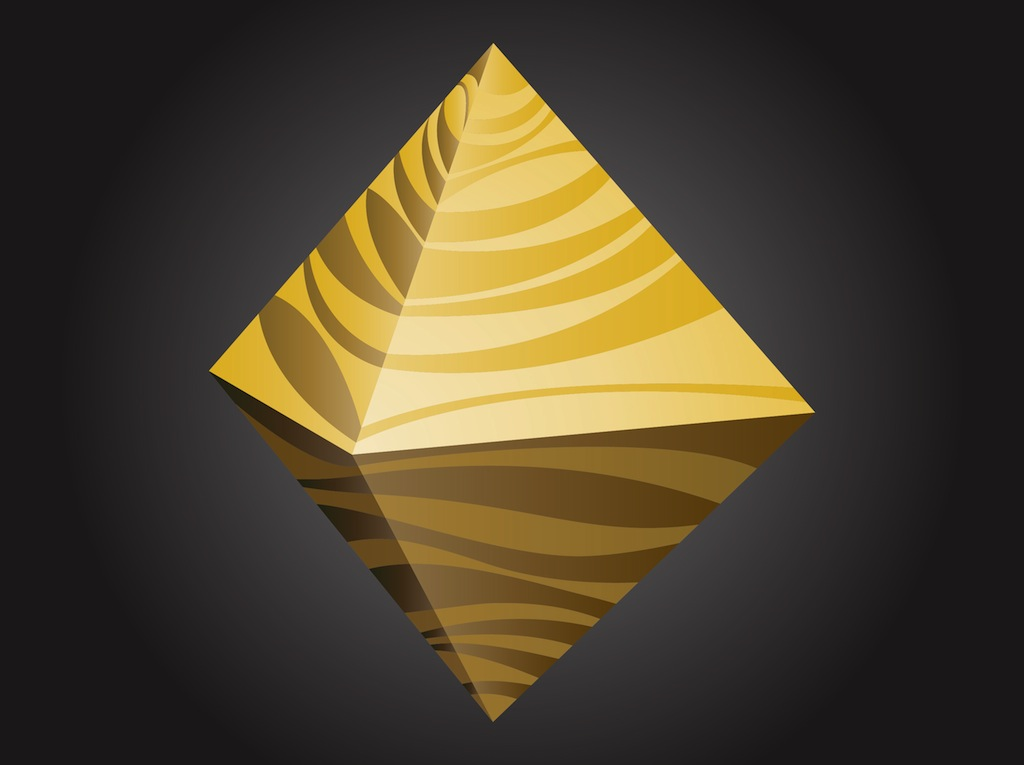
#> input picture recognition/pyramidGold.jpg, 1024 x 765 px
$ python -i imageChange.py   (imports and definitions only)
#> lines starting #> are read from the running program, lines starting #| are printed output that depends on the picture; after the words box and inside, x2 and y2 are one past the last pixel; in counts of white or black regions, pixels touching at a corner belong together
#> further down, picture is the input picture: shape (765, 1024, 3); mean B, G, R 45.3, 65, 74.9
import cv2
import numpy as np


# [72 lines left out: functions rotate_image, take_background, merge_images, not called in this run]


def rotate_image_angle(image):
    rotated_image = cv2.flip(image, flipCode=0)
    return rotated_image

def rotate_to_vertical(image):

    # Detect the text angle using the Hough Line Transform
    gray = cv2.cvtColor(image, cv2.COLOR_BGR2GRAY)
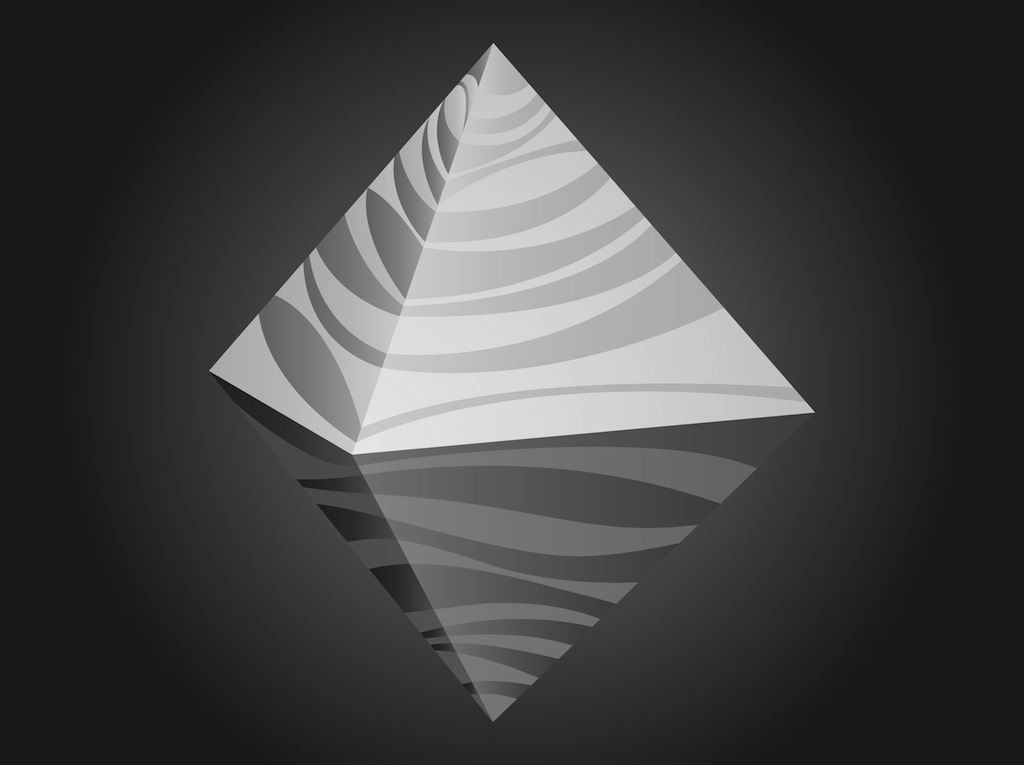
#> gray: shape (765, 1024); min 3, max 237, mean 65.9
    edges = cv2.Canny(gray, 50, 150, apertureSize=3)
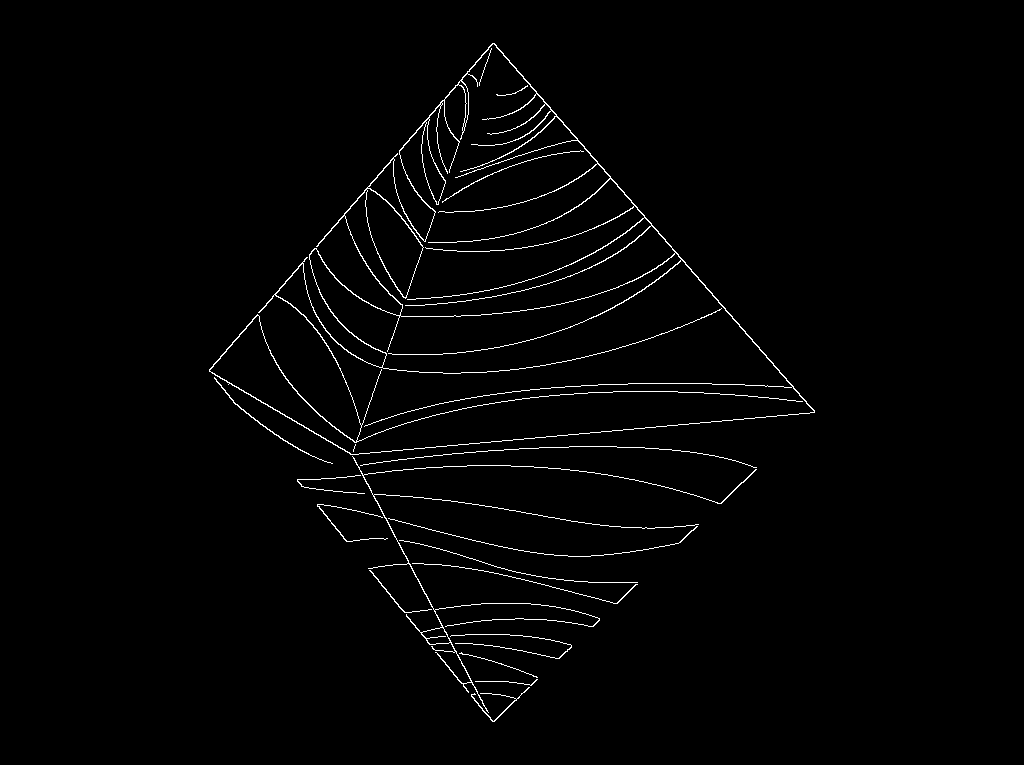
#> edges: shape (765, 1024); 1.5% white in thin lines or dots, all inside (x1, y1, x2, y2) = (209, 43, 815, 722)
    lines = cv2.HoughLines(edges, 1, np.pi / 180, 100)
#> lines = 18 rows, first 8: [400, 0.716], [-344, 2.43], [480, 0.332], [482, 1.48], [71, 2.46], [-97, 2.65], [217, 2.09], [862, 0.803]

    if lines is not None:
        for rho, theta in lines[0]:
            angle = np.degrees(theta)
            if 45 <= angle <= 135:
                # The image is horizontal, so rotate it 90 degrees clockwise to make it vertical
                rotated_image = cv2.rotate(image, cv2.ROTATE_90_COUNTERCLOCKWISE)
                return rotated_image
#> this loop made 1 pass
#> (rho, theta, angle) on pass 1: (400, 0.716, 41)

    # If the image is already vertical, no rotation is needed
    return image

>>> import cv2
>>> picture = cv2.imread('pyramidGold.jpg')
>>> result = rotate_to_vertical(picture)

$ run again, on recognition/sword.jpeg
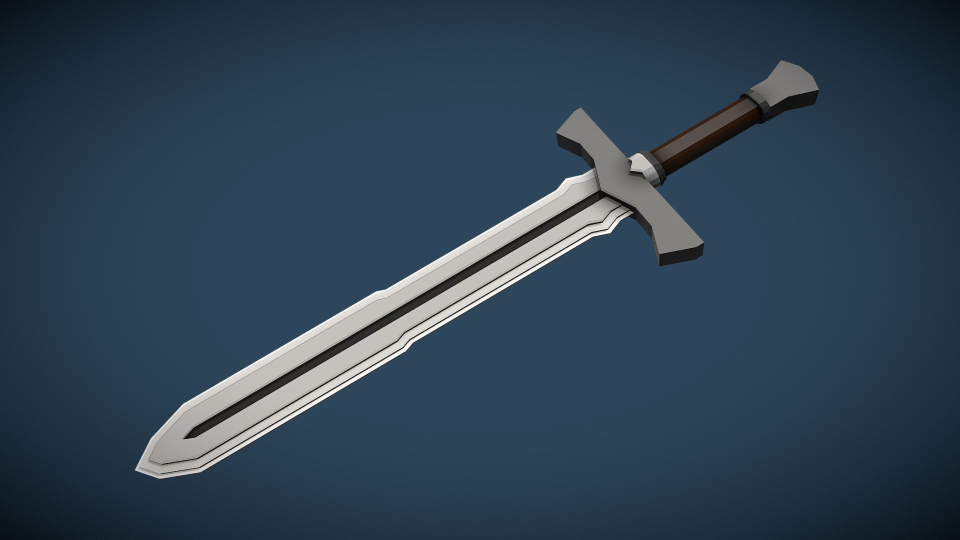
#> input picture recognition/sword.jpeg, 1920 x 1080 px (shown at 1/2 size)
#> picture is the input picture: shape (1080, 1920, 3); mean B, G, R 83.4, 66.9, 48.1
#> in rotate_to_vertical, `edges = cv2.Canny(gray, 50, 150, apertureSize=3)`:
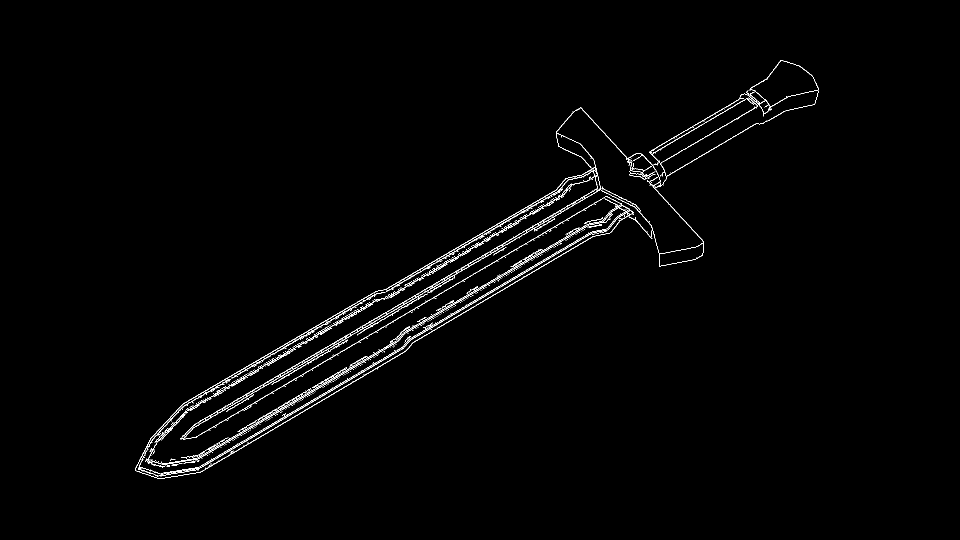
#> edges: shape (1080, 1920) (shown at 1/2 size); 1.2% white in thin lines or dots, all inside (x1, y1, x2, y2) = (270, 120, 1638, 958)
#> lines = 428 rows, first 8: [885, 1.05], [989, 1.03], [929, 1.05], [937, 1.03], [1006, 1.03], [900, 1.05], [898, 1.03], [1009, 1.03]
#> the loop in rotate_to_vertical, `for rho, theta in lines[0]:` made 1 pass
#> (rho, theta, angle) on pass 1: (885, 1.05, 60)
#> pass 1, in rotate_to_vertical, `rotated_image = cv2.rotate(image, cv2.ROTATE_90_COUNTERCLOCKWISE)`:
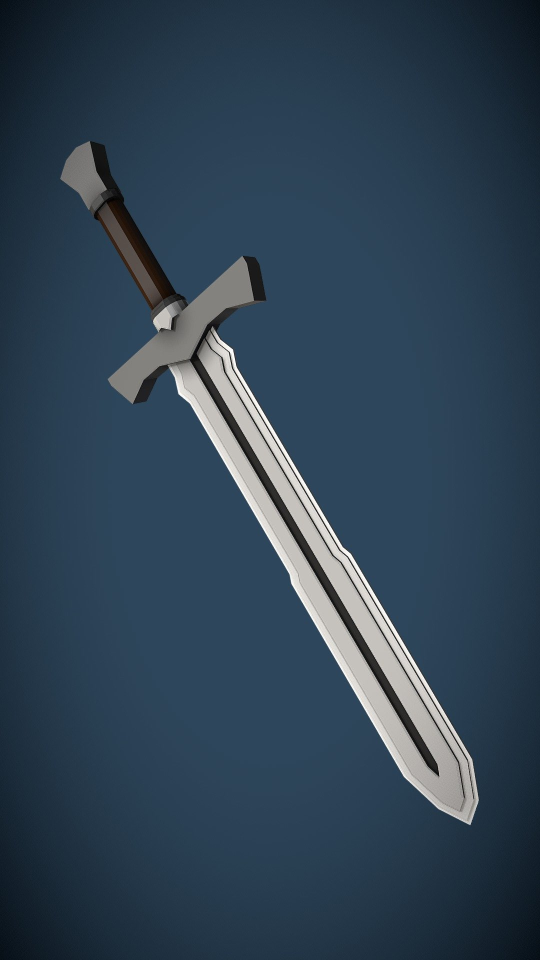
#> rotated_image: shape (1920, 1080, 3) (shown at 1/2 size); mean B, G, R 83.4, 66.9, 48.1
